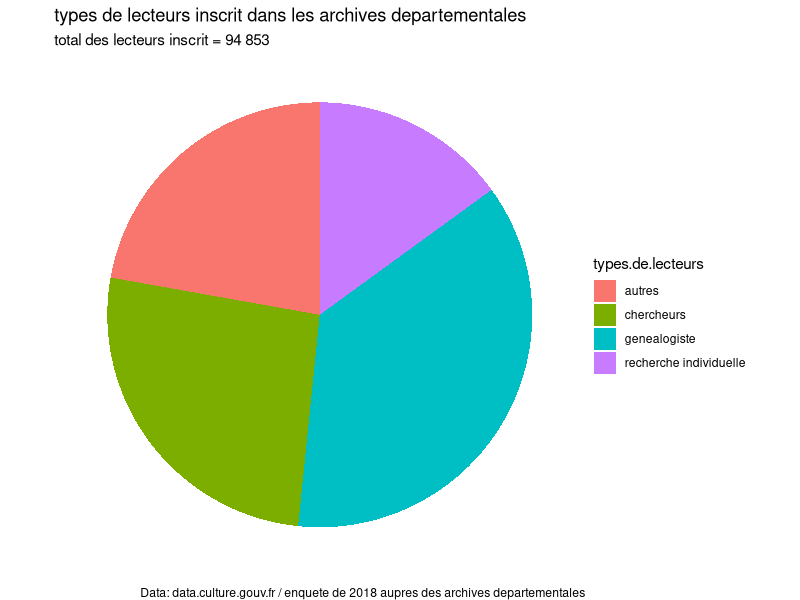
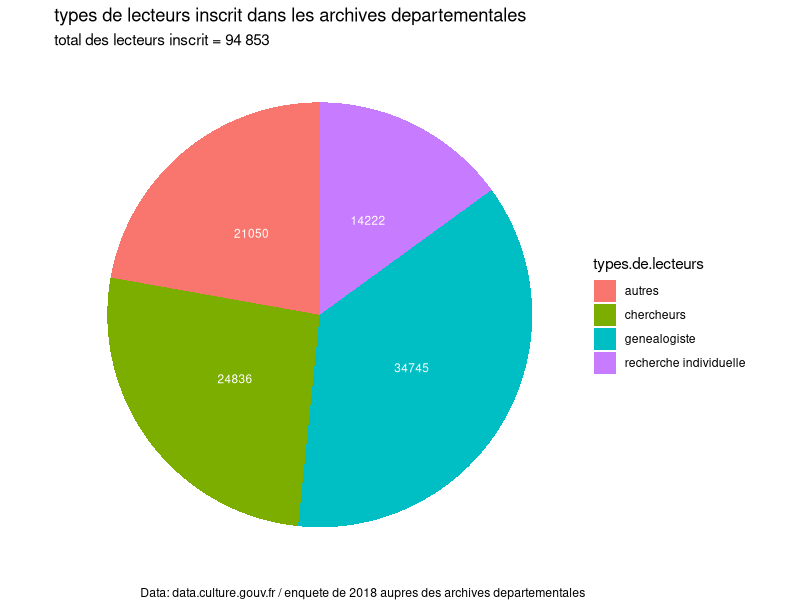

These charts were generated, in order, by the following R code:

# Load ggplot2
library(ggplot2)
library(dplyr)

# Create Data
data <-read.csv("data/tableau ADlecteurstotal.csv")

# Basic piechart
ggplot(data, aes(x="", y=value, fill=types.de.lecteurs)) +
  geom_bar(stat="identity", width=1) +
  coord_polar("y", start=0)+
theme_void() +
  labs(title="types de lecteurs inscrit dans les archives departementales",
      subtitle = "total des lecteurs inscrit = 94 853",
      caption = "Data: data.culture.gouv.fr / enquete de 2018 aupres des archives departementales")


#Camembert avec les value dans les quartiers + la legendes

data <- data %>% 
  arrange(desc(types.de.lecteurs)) %>%
  mutate(prop = value / sum(data$value) *100) %>%
  mutate(ypos = cumsum(prop)- 0.5*prop )

# Basic piechart
ggplot(data, aes(x="", y=prop, fill=types.de.lecteurs)) +
  geom_bar(stat="identity", width=1) +
  coord_polar("y", start=0) +
  theme_void()+
  labs(title="types de lecteurs inscrit dans les archives departementales",
  subtitle = "total des lecteurs inscrit = 94 853",
  caption = "Data: data.culture.gouv.fr / enquete de 2018 aupres des archives departementales")+
  
  geom_text(aes(y = ypos, label = value), color = "white", size=3) 
